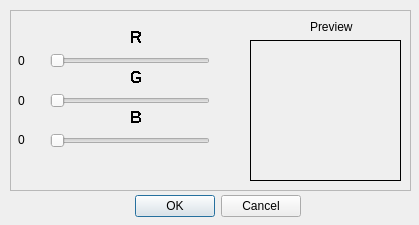
<ui version="4.0" >
 <class>colorDialog</class>
 <widget class="QDialog" name="colorDialog" >
  <property name="geometry" >
   <rect>
    <x>0</x>
    <y>0</y>
    <width>419</width>
    <height>225</height>
   </rect>
  </property>
  <property name="minimumSize" >
   <size>
    <width>419</width>
    <height>225</height>
   </size>
  </property>
  <property name="maximumSize" >
   <size>
    <width>419</width>
    <height>225</height>
   </size>
  </property>
  <property name="windowTitle" >
   <string>Color Config</string>
  </property>
  <widget class="QDialogButtonBox" name="buttonBox" >
   <property name="geometry" >
    <rect>
     <x>130</x>
     <y>190</y>
     <width>171</width>
     <height>32</height>
    </rect>
   </property>
   <property name="orientation" >
    <enum>Qt::Horizontal</enum>
   </property>
   <property name="standardButtons" >
    <set>QDialogButtonBox::Cancel|QDialogButtonBox::Ok</set>
   </property>
  </widget>
  <widget class="QFrame" name="frame" >
   <property name="geometry" >
    <rect>
     <x>10</x>
     <y>10</y>
     <width>401</width>
     <height>181</height>
    </rect>
   </property>
   <property name="frameShape" >
    <enum>QFrame::StyledPanel</enum>
   </property>
   <property name="frameShadow" >
    <enum>QFrame::Raised</enum>
   </property>
   <widget class="QFrame" name="frame_2" >
    <property name="geometry" >
     <rect>
      <x>240</x>
      <y>30</y>
      <width>151</width>
      <height>141</height>
     </rect>
    </property>
    <property name="autoFillBackground" >
     <bool>false</bool>
    </property>
    <property name="frameShape" >
     <enum>QFrame::StyledPanel</enum>
    </property>
    <property name="frameShadow" >
     <enum>QFrame::Raised</enum>
    </property>
    <widget class="QLabel" name="previewLabel" >
     <property name="geometry" >
      <rect>
       <x>0</x>
       <y>0</y>
       <width>151</width>
       <height>141</height>
      </rect>
     </property>
     <property name="frameShape" >
      <enum>QFrame::Box</enum>
     </property>
     <property name="text" >
      <string/>
     </property>
    </widget>
   </widget>
   <widget class="QLabel" name="label" >
    <property name="geometry" >
     <rect>
      <x>300</x>
      <y>10</y>
      <width>46</width>
      <height>14</height>
     </rect>
    </property>
    <property name="text" >
     <string>Preview</string>
    </property>
   </widget>
   <widget class="QSlider" name="rSlider" >
    <property name="geometry" >
     <rect>
      <x>40</x>
      <y>40</y>
      <width>160</width>
      <height>21</height>
     </rect>
    </property>
    <property name="maximum" >
     <number>255</number>
    </property>
    <property name="orientation" >
     <enum>Qt::Horizontal</enum>
    </property>
   </widget>
   <widget class="QSlider" name="gSlider" >
    <property name="geometry" >
     <rect>
      <x>40</x>
      <y>80</y>
      <width>160</width>
      <height>21</height>
     </rect>
    </property>
    <property name="maximum" >
     <number>255</number>
    </property>
    <property name="orientation" >
     <enum>Qt::Horizontal</enum>
    </property>
   </widget>
   <widget class="QSlider" name="bSlider" >
    <property name="geometry" >
     <rect>
      <x>40</x>
      <y>120</y>
      <width>160</width>
      <height>21</height>
     </rect>
    </property>
    <property name="maximum" >
     <number>255</number>
    </property>
    <property name="orientation" >
     <enum>Qt::Horizontal</enum>
    </property>
   </widget>
   <widget class="QLabel" name="label_2" >
    <property name="geometry" >
     <rect>
      <x>120</x>
      <y>20</y>
      <width>46</width>
      <height>14</height>
     </rect>
    </property>
    <property name="font" >
     <font>
      <pointsize>12</pointsize>
      <weight>75</weight>
      <bold>true</bold>
      <strikeout>false</strikeout>
      <stylestrategy>NoAntialias</stylestrategy>
      <kerning>true</kerning>
     </font>
    </property>
    <property name="text" >
     <string>R</string>
    </property>
   </widget>
   <widget class="QLabel" name="label_3" >
    <property name="geometry" >
     <rect>
      <x>120</x>
      <y>60</y>
      <width>46</width>
      <height>14</height>
     </rect>
    </property>
    <property name="font" >
     <font>
      <pointsize>12</pointsize>
      <weight>75</weight>
      <bold>true</bold>
      <strikeout>false</strikeout>
      <stylestrategy>NoAntialias</stylestrategy>
      <kerning>true</kerning>
     </font>
    </property>
    <property name="text" >
     <string>G</string>
    </property>
   </widget>
   <widget class="QLabel" name="label_4" >
    <property name="geometry" >
     <rect>
      <x>120</x>
      <y>100</y>
      <width>46</width>
      <height>14</height>
     </rect>
    </property>
    <property name="font" >
     <font>
      <pointsize>12</pointsize>
      <weight>75</weight>
      <bold>true</bold>
      <strikeout>false</strikeout>
      <stylestrategy>NoAntialias</stylestrategy>
      <kerning>true</kerning>
     </font>
    </property>
    <property name="text" >
     <string>B</string>
    </property>
   </widget>
   <widget class="QLabel" name="rLabel" >
    <property name="geometry" >
     <rect>
      <x>8</x>
      <y>43</y>
      <width>16</width>
      <height>16</height>
     </rect>
    </property>
    <property name="text" >
     <string>0</string>
    </property>
   </widget>
   <widget class="QLabel" name="gLabel" >
    <property name="geometry" >
     <rect>
      <x>8</x>
      <y>83</y>
      <width>16</width>
      <height>16</height>
     </rect>
    </property>
    <property name="text" >
     <string>0</string>
    </property>
   </widget>
   <widget class="QLabel" name="bLabel" >
    <property name="geometry" >
     <rect>
      <x>8</x>
      <y>122</y>
      <width>16</width>
      <height>16</height>
     </rect>
    </property>
    <property name="text" >
     <string>0</string>
    </property>
   </widget>
  </widget>
 </widget>
 <resources/>
 <connections>
  <connection>
   <sender>buttonBox</sender>
   <signal>accepted()</signal>
   <receiver>colorDialog</receiver>
   <slot>accept()</slot>
   <hints>
    <hint type="sourcelabel" >
     <x>248</x>
     <y>254</y>
    </hint>
    <hint type="destinationlabel" >
     <x>157</x>
     <y>274</y>
    </hint>
   </hints>
  </connection>
  <connection>
   <sender>buttonBox</sender>
   <signal>rejected()</signal>
   <receiver>colorDialog</receiver>
   <slot>reject()</slot>
   <hints>
    <hint type="sourcelabel" >
     <x>316</x>
     <y>260</y>
    </hint>
    <hint type="destinationlabel" >
     <x>286</x>
     <y>274</y>
    </hint>
   </hints>
  </connection>
 </connections>
</ui>
